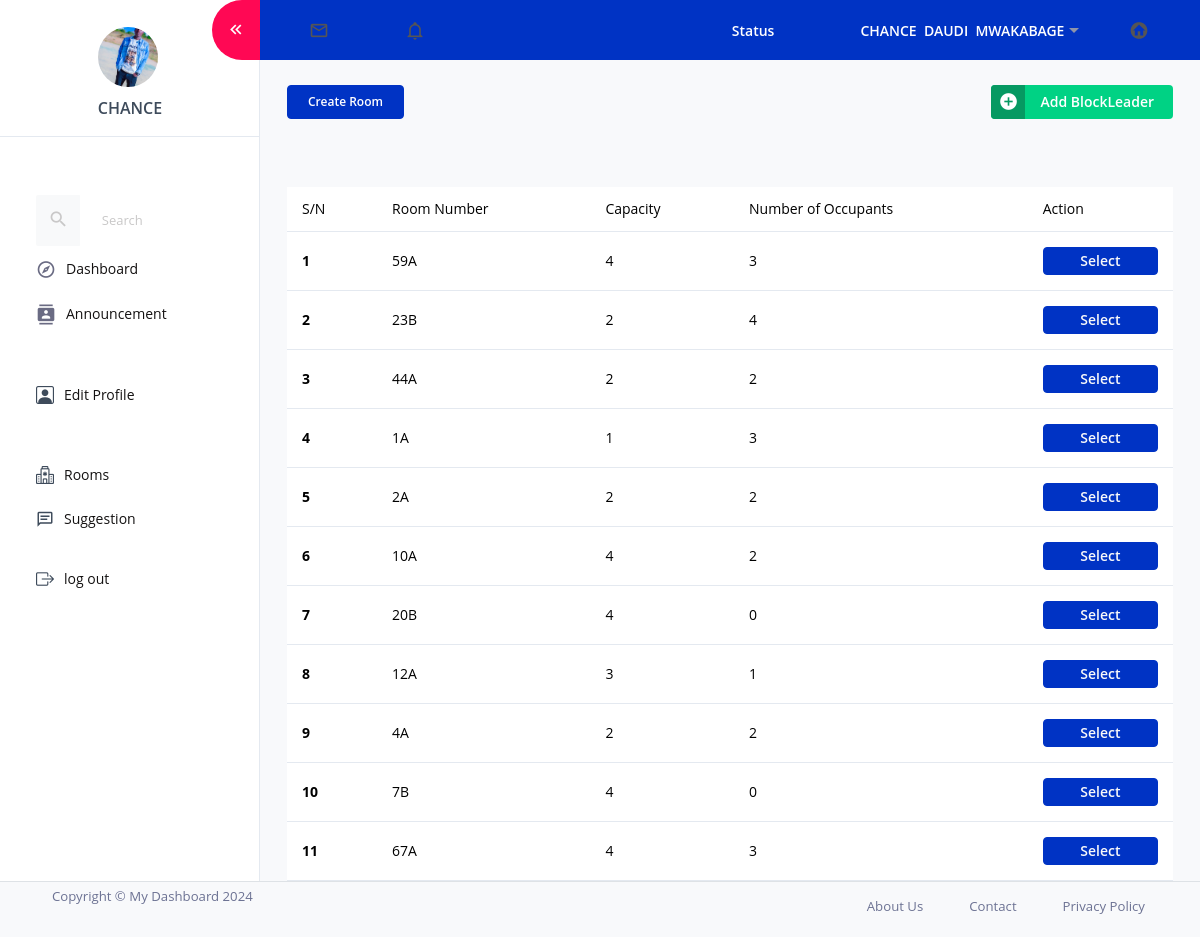
Page /rooms/ (signed in) on the committed database.
### authentication/models.py (models this page shows)
class User(AbstractBaseUser,PermissionsMixin):
    class UserRole(models.TextChoices):
        ADMIN="ADMIN","Admin"
        STUDENT="STUDENT","Student"
        WARDEN="WARDEN","Warden"
        BLOCK_LEADER="BLOCK_LEADER","Block_leader"
    first_name=models.CharField(max_length=250, blank=True,null=True)
    middle_name=models.CharField(max_length=250,blank=True,null=True)
    last_name=models.CharField(max_length=250,blank=True,null=True)
    email=models.EmailField(max_length=250,null=False,unique=True)
    role=models.CharField(max_length=250,choices=UserRole.choices)
    password=models.CharField(max_length=250,blank=False,null=False)
    phone_number=models.CharField(max_length=20,blank=True,null=True)
    has_room = models.BooleanField(default=False)
    room_number=models.CharField(max_length=250,default='Not Yet Assigned',null=True,blank=True)
    REQUIRED_FIELDS=[]
    USERNAME_FIELD='email'
    is_active=models.BooleanField(default=True)
    is_staff=models.BooleanField(default=False)
    is_superuser=models.BooleanField(default=False)
    bio=models.TextField(blank=True,null=True)
    profile_image=models.ImageField(upload_to='profile_pics/',default='default.jpg',blank=True,null=True)
    objects=userManager()

### accomodation/models.py (models this page shows, shortened)
class Room(models.Model):
    ROOM_STATUS_CHOICES = [
        ('Full', 'Full'),
        ('Not Full', 'Not full'),
    ]
    room_number=models.CharField(max_length=25,unique=True)
    capacity=models.IntegerField( validators=[MinValueValidator(0), MaxValueValidator(4)])
    occupants=models.IntegerField( validators=[MinValueValidator(0), MaxValueValidator(4)])
    status=models.CharField(max_length=10, choices=ROOM_STATUS_CHOICES)

### authentication/views.py (the view)
# urls.py: path('rooms/',views.available_rooms,name='rooms'),
def available_rooms(request):
   rooms= Room.objects.filter(status='Not Full')
   return render(request,'accomodation/rooms.html',{'rooms': rooms})

### templates/accomodation/rooms.html
{% extends './base.html' %}
{%block content %}
    <table class="table">
        <thead>
          <tr>
            <th scope="col">S/N</th>
            <th scope="col">Room Number</th>
            <th scope="col">Capacity</th>
            <th scope="col">Number of Occupants</th>
            <th scope="col">Action</th>
          </tr>
        </thead>
        <tbody>
            {%for room in rooms%}
            <tr>
              <th scope="row">{{ forloop.counter }}</th>
              <td>{{room.room_number}}</td>
              <td>{{room.capacity}}</td>
              <td>{{room.occupants}}</td>
              <td><a href="{%url 'select_room' room.id%}" class="btn btn-sm text-light btn-primary">Select</a></td>
            </tr>
            {% endfor %}
        </tbody>
    </table>
{%endblock content%}

### templates/accomodation/base.html (shortened to what this page needs)
{% load static %}
<!DOCTYPE html>
<html lang="en">
  <head>
    <link rel="stylesheet" href="{%static 'accomodate/dashboard.css'%}">
    <link rel="stylesheet" href="{%static 'updates/suggestions.css'%}">
    <link rel="stylesheet" href="{%static 'accomodate/base1.css'%}">
  <link href="https://cdn.jsdelivr.net/npm/bootstrap@5.3.0/dist/css/bootstrap.min.css" rel="stylesheet">
  <link rel="stylesheet" href="https://cdn.jsdelivr.net/npm/bootstrap-icons@1.10.5/font/bootstrap-icons.css">
    <link rel="stylesheet" href="{%static 'accomodate/base.css'%}">
    <link rel="stylesheet" href=" {% static 'accomodate/materialdesignicons.min.css' %}">
    <link rel="stylesheet" href=" {%static 'accomodate/themify-icons.css'%} ">
    <link rel="stylesheet" href="  {% static 'accomodate/vendor.bundle.base.css' %} ">
    <link rel="stylesheet" href="{% static 'accomodate/font-awesome.min.css' %}">
    <link href="https://cdn.jsdelivr.net/npm/@mdi/font/css/materialdesignicons.min.css" rel="stylesheet">
    <link rel="stylesheet" href="assets/vendors/jquery-bar-rating/css-stars.css">
    <link rel="stylesheet" href="assets/vendors/font-awesome/css/font-awesome.min.css">
    <link rel="stylesheet" href=" {%static 'accomodate/style.css'%}">
  </head>
  <body>
    <form method="POST">
        <div class="container-scroller">
            <nav class="sidebar sidebar-offcanvas" id="sidebar">
              <ul class="nav">
                <li class="nav-item nav-profile border-bottom">
                  <a href="#" class="nav-link flex-column">
                    <div class="nav-profile-image">
                      {% if request.user.profile_image %}
                        <img src="{{ request.user.profile_image.url }}" alt="profile" class="rounded-circle" style="width: 60px; height: 60px; object-fit: cover;">
                      {% else %}
                        <img src="{% static 'assets/images/default_profile.png' %}" alt="default-profile" class="rounded-circle" style="width: 60px; height: 60px; object-fit: cover;">
                      {% endif %}
                      </div>
                    <div class="nav-profile-text d-flex ms-0 mb-3 flex-column">
                      <span class="fw-semibold mb-1 mt-2 text-center">{{ request.user.first_name }}</span>
                    </div>
                  </a>
                </li>
                <li class="nav-item pt-3">
                  <a class="nav-link d-block" href="index.html">
                  </a>
                  <form class="d-flex align-items-center" action="#">
                    <div class="input-group">
                      <div class="input-group-prepend">
                        <i class="input-group-text border-0 mdi mdi-magnify"></i>
                      </div>
                      <input type="text" class="form-control border-0" placeholder="Search">
                    </div>
                  </form>
                </li>
                <li class="nav-item">
                  <a class="nav-link" href="{%url 'dashboard'%}">
                    <i class="mdi mdi-compass-outline menu-icon"></i>
                    <span class="menu-title" href="">Dashboard</span>
                  </a>
                </li>
                <li class="nav-item">
                  <a class="nav-link" href="{%url 'annoucement'%}">
                    <i class="mdi mdi-contacts menu-icon"></i>
                    <span class="menu-title">Announcement</span>
                </li>
                <li class="nav-item">
                  <a class="nav-link" href="{%url 'edit_profile'%}">
                    <i class="bi bi-person-square"></i>
                    <span class="menu-title">Edit Profile</span>
                </li>
                <li class="nav-item">
                  <a class="nav-link" href="{%url 'rooms'%}">
                    <i class="bi bi-hospital"></i>
                    <span class="menu-title">Rooms</span>
                  </a>
                </li>
                <li class="nav-item">
                  <a class="nav-link" href="{%url 'suggestion'%}">
                    <i class="mdi mdi-message-text-outline"></i>
                    <span class="menu-title">Suggestion</span>
                  </a>
                </li>
                <li class="nav-item pt-3">
                  <a class="nav-link" href="{%url 'login'%}">
                    <i class="bi bi-box-arrow-right"></i>
                    <span class="menu-title">log out</span>
                  </a>
                </li>
              </ul>
            </nav>
            <div class="container-fluid page-body-wrapper">
              <nav class="navbar default-layout-navbar col-lg-12 col-12 p-0 fixed-top d-flex flex-row">
                <div class="navbar-menu-wrapper d-flex align-items-stretch">
                  <button class="navbar-toggler navbar-toggler align-self-center" type="button" data-toggle="minimize">
                    <span class="mdi mdi-chevron-double-left"></span>
                  </button>
                  <ul class="navbar-nav">
                    <li class="nav-item dropdown">
                      <a class="nav-link" id="messageDropdown" href="#" data-bs-toggle="dropdown" aria-expanded="false">
                        <i class="mdi mdi-email-outline"></i>
                      </a>
                    </li>
                    <li class="nav-item dropdown ms-3">
                      <a class="nav-link" id="notificationDropdown" href="#" data-bs-toggle="dropdown">
                        <i class="mdi mdi-bell-outline"></i>
                      </a>
                    </li>
                  </ul>
                  <ul class="navbar-nav navbar-nav-right">
                    <li class="nav-item nav-logout d-none d-md-block me-3">
                      <a class="nav-link" href="https://www.instagram.com/chancemwakabage?igsh=MWg3cXVmNWU0N2NrcQ==">Status</a>
                    </li>
                    <li class="nav-item nav-profile d-none d-md-block">
                      <a class="nav-link dropdown-toggle" id="profileDropdown" href="#" data-bs-toggle="dropdown" aria-expanded="false">
                        <div class="nav-profile-text">{{user.first_name}}&nbsp;&nbsp;{{user.middle_name}}&nbsp;&nbsp;{{user.last_name}}</div>
                      </a>
                    </li>
                    <li class="nav-item nav-logout d-none d-lg-block">
                      <a class="nav-link" href="{%url 'dashboard'%}">
                        <i class="mdi mdi-home-circle"></i>
                      </a>
                    </li>
                  </ul>
                </div>
              </nav>
              <div class="main-panel">
                <div class="content-wrapper pb-0">
                  <div class="page-header flex-wrap">
                    {% if request.user.is_superuser %}
                    <div class="header-left">
                       <button type="button" class="btn btn-primary" data-bs-toggle="modal" data-bs-target="#exampleModal1">
                            Create Room
                       </button>
                    </div>
                    {% endif %}
                    {% if request.user.is_superuser %}
<div class="header-right d-flex flex-wrap mt-2 mt-sm-0">
    <button type="button" class="btn btn-primary mt-2 mt-sm-0 btn-icon-text">
        <i class="mdi mdi-plus-circle"></i> Add BlockLeader
    </button>
</div>
{% endif %}
                  </div>
                  <br>
                     <br>
                    {%block content%}{%endblock content%}
                        </div>
                      </div>
                    </div>
            </div>
        </form>
        <footer class="footer">
          <div class="d-sm-flex justify-content-center justify-content-sm-between">
            <span class="text-muted d-block text-center text-sm-left d-sm-inline-block">Copyright © My Dashboard 2024</span>
            <ul class="nav justify-content-center justify-content-sm-end">
              <li class="nav-item">
                <a class="nav-link text-muted" href="https://www.instagram.com/chancemwakabage?igsh=MWg3cXVmNWU0N2NrcQ==">About Us</a>
              </li>
              <li class="nav-item">
                <a class="nav-link text-muted" href="https://wa.link/i9hlq6">Contact</a>
              </li>
              <li class="nav-item">
                <a class="nav-link text-muted" href="#">Privacy Policy</a>
              </li>
            </ul>
          </div>
        </footer>
        </body>
</html>

### static/updates/suggestions.css (style rules this page uses)
body { background: #f4f7f9; font-family: 'Arial', sans-serif; }
.btn-primary { width: 100%; padding: 12px; font-size: 18px; font-weight: bold; border-radius: 6px; background: #007bff; border: none; transition: 0.3s; }

### static/accomodate/base1.css (style rules this page uses)
.footer { background-color: #f8f9fa; padding: 1.5rem 0; border-top: 1px solid #dee2e6; color: #6c757d; font-size: 0.9rem; }
.footer .d-sm-flex { max-width: 1200px; margin: 0 auto; padding: 0 15px; }
.footer .text-muted { color: #6c757d; }
.footer .nav { margin-bottom: 0; }
.footer .nav-item { margin-left: 1rem; }
.footer .nav-link { color: #007bff; text-decoration: none; transition: color 0.3s ease; }
.nav-item .nav-link { display: flex; align-items: center; padding: 10px 15px; color: #f3ecec; text-decoration: none; transition: background-color 0.2s ease; }
.nav-item .nav-link i { font-size: 18px; margin-right: 10px; color: #555; }
.nav-item .menu-title { font-size: 16px; font-weight: 500; }

### rows in the picture
User: user.profile_image (picture), user.first_name "CHANCE", first_name "CHANCE", middle_name "DAUDI", last_name "MWAKABAGE"
Room: room_number "59A", capacity "4", occupants "3"
Room: room_number "23B", capacity "2", occupants "4"
Room: room_number "44A", capacity "2", occupants "2"
Room: room_number "1A", capacity "1", occupants "3"
Room: room_number "2A", capacity "2", occupants "2"
Room: room_number "10A", capacity "4", occupants "2"
Room: room_number "20B", capacity "4", occupants "0"
Room: room_number "12A", capacity "3", occupants "1"
Room: room_number "4A", capacity "2", occupants "2"
Room: room_number "7B", capacity "4", occupants "0"
Room: room_number "67A", capacity "4", occupants "3"
